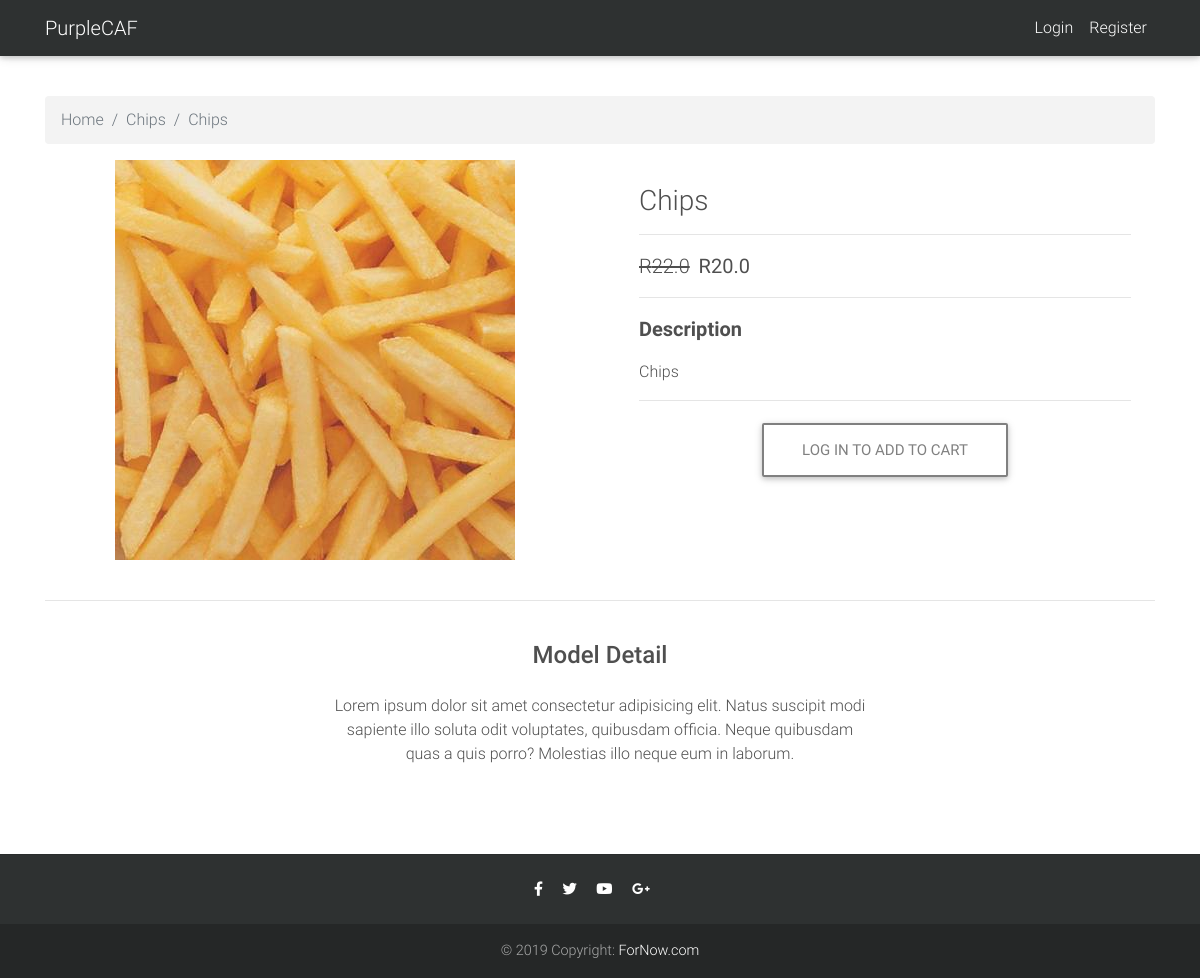
The page /item-detail/chips-1588064640270211100/ on the database its author committed.
### core/models.py (models this page shows, shortened)
class Item(models.Model):
    title = models.CharField(max_length=100)
    price = models.FloatField()
    discount_price = models.FloatField(blank=True, null=True)
    category = models.CharField(choices=CATEGORY_CHOICES, max_length=2)
    available = models.BooleanField(default=True)
    slug = models.SlugField(unique=True, null = True, blank = True)
    description = models.TextField()

class Images(models.Model):
    item = models.ForeignKey(Item, on_delete=models.CASCADE)
    image = models.ImageField(upload_to='item_pic/', blank=True, null=True)

### core/views.py (the view, shortened to what this page needs)
# urls.py: path('item-detail/<slug>/', ItemDetailView.as_view(), name="product"),
class ItemDetailView(DetailView):
    model = Item
    template_name = 'product.html'
    def get(self, *args, **kwargs):
        slug = self.kwargs['slug']
        item = Item.objects.get(slug=slug)
        context = {
            'object': item,
        }
        return render(self.request, 'product.html', context)

### templates/product.html (shortened to what this page needs)
{% extends "base.html" %}
{% load crispy_forms_tags %}
{% block content %}
  <main class="m3 pt-4">
    <div class="container dark-grey-text mt-">
      <nav aria-label="breadcrumb" >
        <ol class="breadcrumb" style="background-color: #f3f3f3;">
          <li class="breadcrumb-item" style="text-decoration: none;"><a href="/" style="color: #6c757d;">Home</a></li>
          <li class="breadcrumb-item" style="text-decoration: none;"><a href="{% url 'core:category' object.category %}" style="color: #6c757d;">{{object.get_category_display}}</a></li>
          <li class="breadcrumb-item active" style="text-decoration: none;" aria-current="page">{{object.title|truncatechars:9}}</li>
        </ol>
      </nav>
      <div class="row wow fadeIn">
        <div class="col-md-6 mb-4">
          {% for p in object.images_set.all %}
          <div {% if forloop.first %} class="text-center" {% else %} class="" {% endif %}>
          <img src="{{p.image.url}}" class="img-fluid" alt="...">
          </div>
          {%endfor%}
        </div>
        <div class="col-md-6 mb-4">
          <div class="p-4">
            <div class="mb-3">
              <h3><span>{{object.title}}</span></h3>
            </div>
            <hr style="color: #4f4f4f!important;">
            <p class="lead">
              {% if object.discount_price %}
                <span class="mr-1">
                <del>R{{object.price}}</del>
                </span>
                <span><b>R{{object.discount_price}}</b></span>
              {%else%}
                <span><b>R{{object.price}}</b></span>
              {% endif %}
            </p>
            <hr>
            <p class="lead font-weight-bold">Description</p>
            <p>{{object.description}}</p>
            <hr>
            <form class="mb-2" action="." method="POST">
            {% if request.user.is_authenticated%}
            <div class="text-center">
              <button type="submit" class="btn btn-outline-primary btnmd y-0 p ">Add to cart
                <i class="fas fa-shopping-cart ml-1"></i>
              </button>
              <a href="{% url 'core:delete-from-cart' object.slug %}" class="btn btn-outline-danger btnmd y-0 p">Remove from cart
                {% comment %} <i class="fas fa-shopping-cart ml-1"></i> {% endcomment %}
              </a>
            </div>
            {%else%}
            <div class="text-center">
              <a href="{% url 'account_login' %}" class="btn btn-outline-secondary btn-lg" style="border: 2px solid grey!important; color:grey!important;">Log in to add to cart
              </a>
            </div>
            {%endif%}
            </form>
          </div>
        </div>
      </div>
      <hr>
      <div class="row d-flex justify-content-center wow fadeIn">
        <div class="col-md-6 text-center">
          <h4 class="my-4 h4">Model Detail</h4>
          <p>Lorem ipsum dolor sit amet consectetur adipisicing elit. Natus suscipit modi sapiente illo soluta odit
            voluptates,
            quibusdam officia. Neque quibusdam quas a quis porro? Molestias illo neque eum in laborum.</p>
        </div>
      </div>
      <div class="row wow fadeIn">
        <div class="col-lg-4 col-md-12 mb-4">
        </div>
        <div class="col-lg-4 col-md-6 mb-4">
        </div>
        <div class="col-lg-4 col-md-6 mb-4">
        </div>
      </div>
    </div>
  </main>
{% endblock content %}

### templates/base.html (style rules this page uses)
html, body { height: 100%; background-repeat: no-repeat; background-attachment: fixed; background-size: cover; }

### rows shown on the page
Item: category "Chips", title "Chips", price "22.0", discount_price "20.0", description "Chips"
Images: image (picture)
